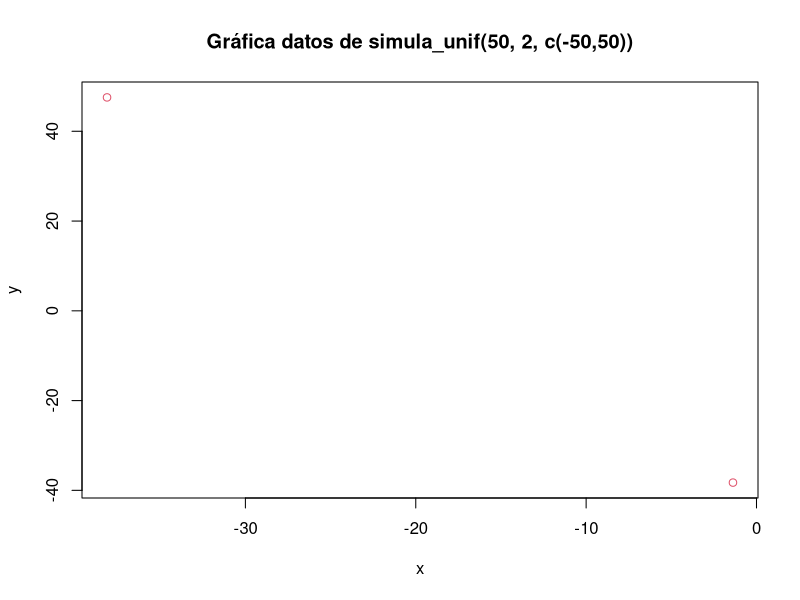
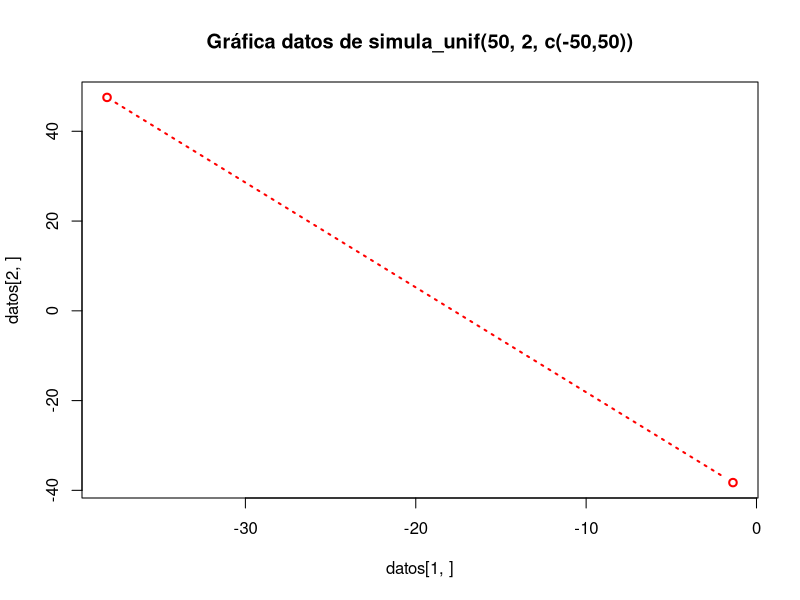
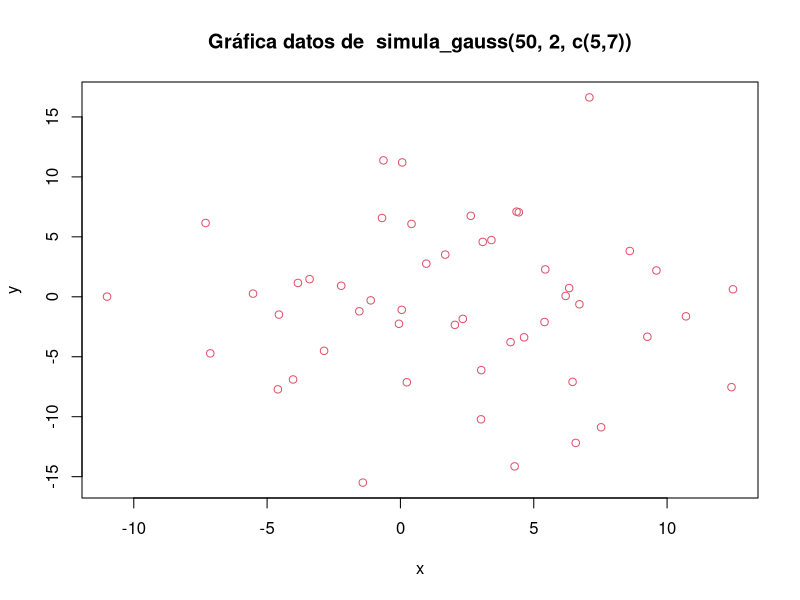
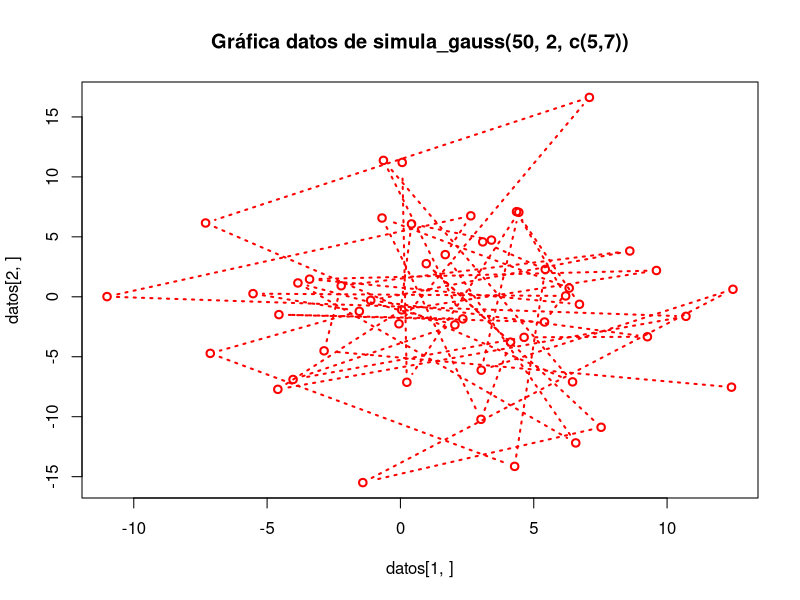
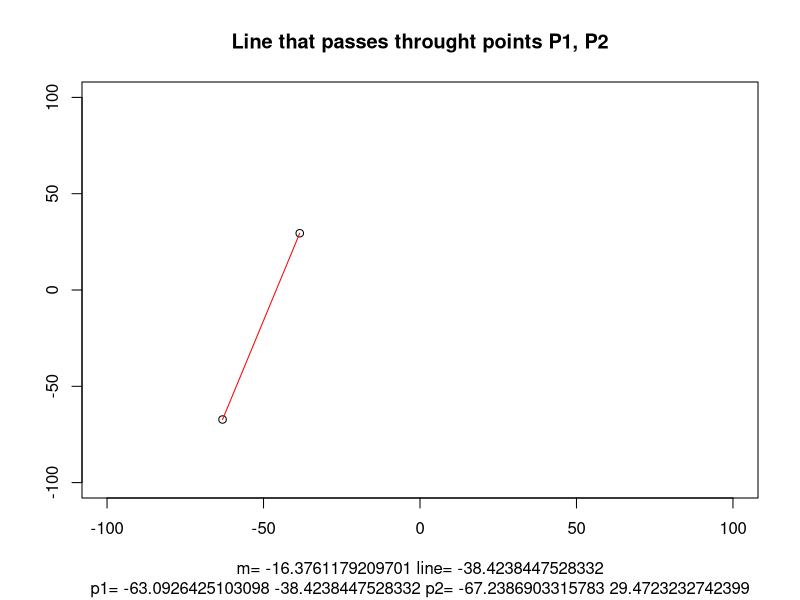
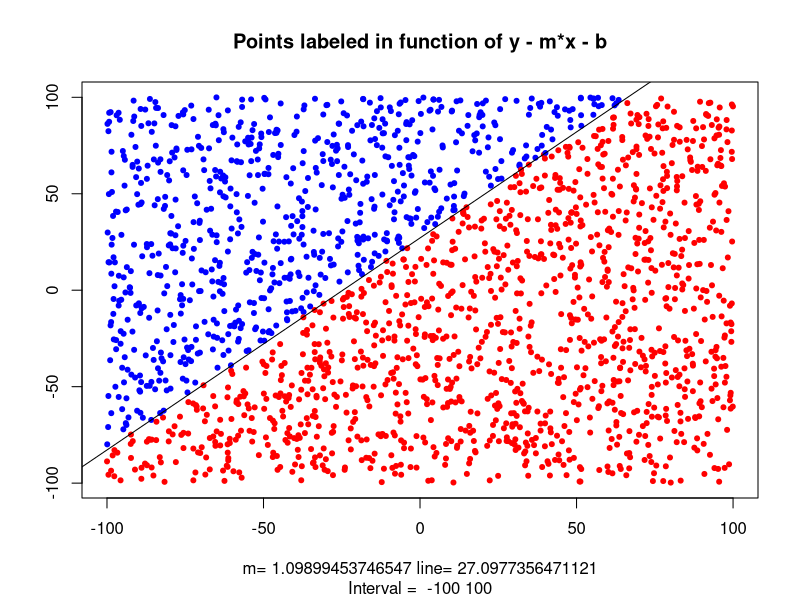
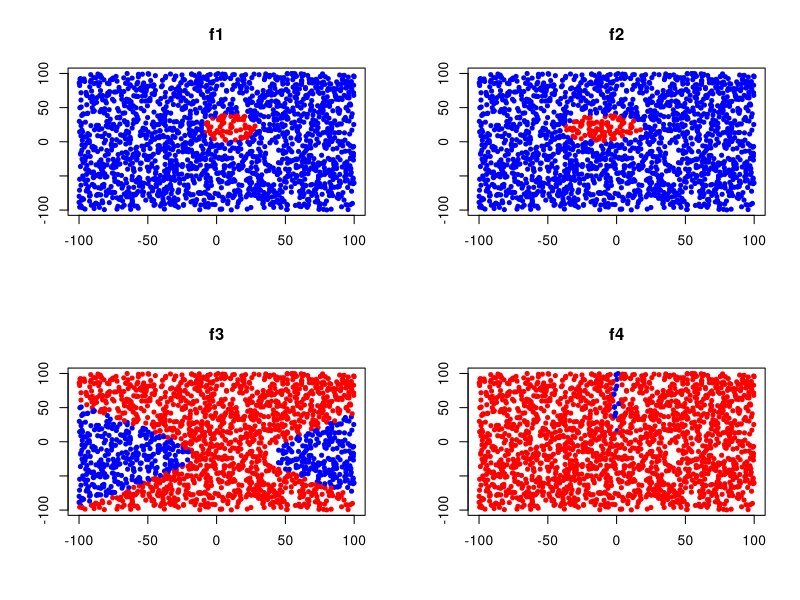

The R source for these figures, in order:
## ---- chunk 1
knitr::opts_chunk$set(echo = TRUE)
set.seed(1000000007)
## ---- chunk 2
simula_unif <- function(N, dimen = 1, rango = c(0:1)) {
  # Generate a list of vectors populated with uniform distributed random numbers
  #
  # Args:
  #   N: Length of the list
  #   dimen: The dimension of each vector in the list
  #   rango: Range to use generating the numbers
  #
  # Returns:
  #   A list of vectors populated randomly
  array(runif(dimen*N, rango[1], rango[2]), dim = c(N, dimen))
}

simula_unif(10, 5, c(10,100))
simula_unif(10, 2)
simula_unif(10)
## ---- chunk 3
simula_gauss <- function(N, dimen = 1, sig = 1){
  # Generate a list of vectors populated using the normal (Gaussian) distribution
  #
  # Args:
  #   N: Length of the list
  #   dimen: The dimension of each vector in the list
  #   sigma: Vector of Standard deviations
  #
  # Returns:
  #   A list of vectors populated randomly
  array(rnorm(dimen*N, sd = sig), dim = c(dimen, N))
}

simula_gauss(10, 5, c(1,2))
## ---- chunk 4
datos = simula_unif(50, 2, c(-50,50)); datos
plot(datos[1,],datos[2,], col=2, xlab="x",ylab="y", 
     main="Gráfica datos de simula_unif(50, 2, c(-50,50))")
plot(datos[1,],datos[2,], col = "red", type = "b", 
     main = "Gráfica datos de simula_unif(50, 2, c(-50,50))", lwd = 2, lty = 3)
## ---- chunk 5
datos = simula_gauss(50, 2, c(5,7)); datos

plot(datos[1,],datos[2,], col=2, xlab="x",ylab="y", 
     main="Gráfica datos de  simula_gauss(50, 2, c(5,7))")
# points(datos[1,],datos[2,])
plot(datos[1,],datos[2,], col = "red", type = "b",
     main = "Gráfica datos de simula_gauss(50, 2, c(5,7))", lwd = 2, lty = 3)
## ---- chunk 6

simula_recta <- function(interval = c(-50, 50)){
  # Computes the slope and intercept values of two points in the given interval
  #
  # Args:
  #   interval: Interval from which to pick to random points
  #
  # Returns:
  #   A vector [m, l, p1, p2] where:
  #     - m is the slope 
  #     - l is the intercept
  #     - p1, p2, are the points randomly selected
  p1 = runif(2, interval[1], interval[2]);
  p2 = runif(2, interval[1], interval[2]);
  
  ## Compute the slope
  m = (p1[2] - p2[2]) / (p1[1] - p2[1])
  
  # Compute y − y1 = m(x − x1)
  line = m * (p1[1] - p2[1]) + p2[2]
  
  c(m, line, p1, p2)
}

interval = c(-100, 100);
result = simula_recta(interval)
m = result[1]
line = result[2]
p1 = c(result[3],result[4])
p2 = c(result[5], result[6])
data = rbind(p1, p2)

plot(interval, interval, type= "n", 
     sub = paste(c("p1=", p1, "p2=", p2), collapse = " "), 
     main = "Line that passes throught points P1, P2",
     xlab = paste(c("m=", m, "line=", line), collapse = " "),
     ylab = "")
points(p1, p2)
lines(p1, p2, lty="solid", col="red")
## ---- chunk 7
interval = c(-100, 100)
# Generate a set of points
x = simula_unif(2000, 2, interval);

fsign <- function(x, y, m, b){
  # Function to label a 2D Point
  y - m*x - b
}

straight = simula_recta(interval)
m = straight[1]
line = straight[2]
p1 = c(straight[3],straight[4])
p2 = c(straight[5], straight[6])

# Apply fsign to each point of the set, each x,y will be passed to fsign
result = mapply(fsign, x[,1], x[,2], m = m, b = line)
# Label the result with -1/1
result[result >= 0] = 1
result[result < 0] = -1
# Create a data frame to store the result
data = data.frame(x = x[,1], y = x[,2], result = result)

# Draw the result
plot(data$x,data$y, col=ifelse(data$result >= 0, "blue", "red"), pch=20,
     main = "Points labeled in function of y - m*x - b",
     xlab = paste(c("m=", m, "line=", line), collapse = " "),
     sub = paste(c("Interval = ", interval), collapse = " "),
     ylab = "")
abline(line,m)
## ---- chunk 8
par(mfrow = c(2, 2))

# Define the functions
f1 <- function(x, y) {
  (x - 10) ^ 2 + (y - 20) ^ 2 - 400
}
f2 <- function(x, y){
  0.5 * (x + 10)^2 + (y - 20)^2 - 400
}
f3 <- function(x, y){
  0.5 * (x - 10)^2 - (y + 20)^2 - 400
}
f4 <- function(x, y){
  y - 20*x^2 - 5*x + 3
}

# Generate a vector of functions
multi.fun <- function(x, y) {
      c(f1 = f1(x, y), f2 = f2(x, y), f3 = f3(x, y), f4 = f4(x, y))
}

# Apply the functions
result = mapply(multi.fun, x[,1], x[,2])
result[result >= 0] = 1
result[result < 0] = -1
# Create a data frame to store the result
data = data.frame(x = x[,1], y = x[,2])

data$f1 = result[1,]
data$f2 = result[2,]
data$f3 = result[3,]
data$f4 = result[4,]

# Draw the result
plot(data$x,data$y, 
     col=ifelse(data$f1==1, "blue", "red"), 
     pch=20,
     main = "f1",
     ylab = "",
     xlab = "")
plot(data$x,data$y, 
     col=ifelse(data$f2==1, "blue", "red"), 
     pch=20,
     main = "f2",
     ylab = "",
     xlab = "")
plot(data$x,data$y, 
     col=ifelse(data$f3==1, "blue", "red"), 
     pch=20,
     main = "f3",
     ylab = "",
     xlab = "")
plot(data$x,data$y, 
     col=ifelse(data$f4==1, "blue", "red"), 
     pch=20,
     main = "f4",
     ylab = "",
     xlab = "")
?par
